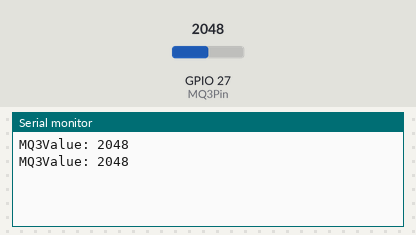
Recording of a sketch running on a simulated ESP32. On the bench: the last lines printed to the serial monitor. The test bench sets the inputs (shaded band); at power-on: GPIO 27 (MQ3Pin) = 2048.

Above: at 1.8 s.
1.9 s: GPIO 27 (MQ3Pin) set to 2866
At 2.8 s:
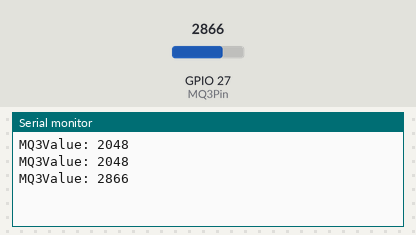
3.4 s: GPIO 27 (MQ3Pin) set to 3603
At 4.8 s:
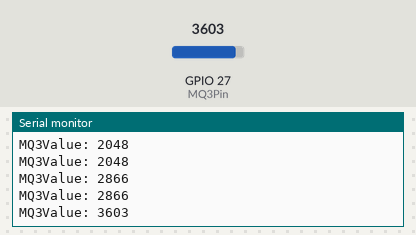
Timing chart, 0 to 6.4 s (numbered marks = the images above; inputs shaded):
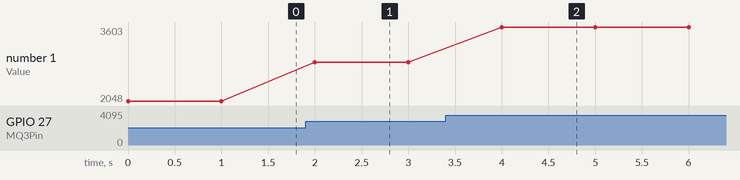

Measured:
- after the input at 1.9 s, the serial monitor: prints a new line after 0.10 s (image 1)
- after the input at 3.4 s, the serial monitor: prints a new line after 0.60 s (image 2)
- plotted number 1: 2048 → 2866 after the input at 1.9 s, 2866 → 3603 after the input at 3.4 s

The sketch:

02._MQ3.ino
```cpp
#define MQ3Pin 27

void setup() {
  Serial.begin(9600);
  pinMode(MQ3Pin, INPUT);

}

void loop() {
  int MQ3Value = analogRead(MQ3Pin);
  Serial.print("MQ3Value: ");
  Serial.println(MQ3Value);
  delay(1000);
}
```
